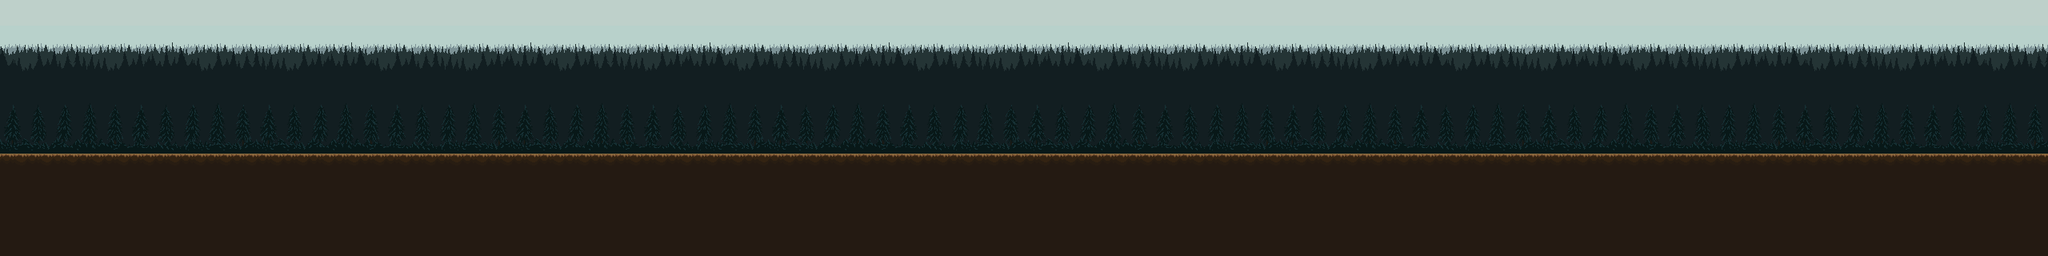

This game map was drawn from its Tiled (.tmx) file and the tilesets committed beside it. A one-line description and the full map source follow:
An orthogonal 80x10 tile map with 32x32 px tiles, 2 tile layers (Background, Main), 4 tilesets.

<map version="1.10" tiledversion="1.10.2" orientation="orthogonal" renderorder="right-down" width="80" height="10" tilewidth="32" tileheight="32" infinite="0" nextlayerid="3" nextobjectid="1">
 <tileset firstgid="1" source="Background.tsx" />
 <tileset firstgid="36" source="bgcolor.tsx" />
 <tileset firstgid="71" source="main.tsx" />
 <tileset firstgid="91" source="Textures&amp;trees.tsx" />
 <layer id="1" name="Background" width="80" height="10">
  <data encoding="csv">
40,41,42,36,37,38,39,40,41,42,36,37,38,39,40,41,42,36,37,38,39,40,41,42,36,37,38,39,40,41,42,36,37,38,39,40,41,42,36,37,38,39,40,41,42,36,37,38,39,40,41,42,36,37,38,39,40,41,42,36,37,38,39,40,41,42,36,37,38,39,40,41,42,36,37,38,39,40,41,42,
5,6,7,1,2,3,4,5,6,7,1,2,3,4,5,6,7,1,2,3,4,5,6,7,1,2,3,4,5,6,7,1,2,3,4,5,6,7,1,2,3,4,5,6,7,1,2,3,4,5,6,7,1,2,3,4,5,6,7,1,2,3,4,5,6,7,1,2,3,4,5,6,7,1,2,3,4,5,6,7,
12,13,14,8,9,10,11,12,13,14,8,9,10,11,12,13,14,8,9,10,11,12,13,14,8,9,10,11,12,13,14,8,9,10,11,12,13,14,8,9,10,11,12,13,14,8,9,10,11,12,13,14,8,9,10,11,12,13,14,8,9,10,11,12,13,14,8,9,10,11,12,13,14,8,9,10,11,12,13,14,
19,20,21,15,16,17,18,19,20,21,15,16,17,18,19,20,21,15,16,17,18,19,20,21,15,16,17,18,19,20,21,15,16,17,18,19,20,21,15,16,17,18,19,20,21,15,16,17,18,19,20,21,15,16,17,18,19,20,21,15,16,17,18,19,20,21,15,16,17,18,19,20,21,15,16,17,18,19,20,21,
26,27,28,22,23,24,25,26,27,28,22,23,24,25,26,27,28,22,23,24,25,26,27,28,22,23,24,25,26,27,28,22,23,24,25,26,27,28,22,23,24,25,26,27,28,22,23,24,25,26,27,28,22,23,24,25,26,27,28,22,23,24,25,26,27,28,22,23,24,25,26,27,28,22,23,24,25,26,27,28,
33,34,35,29,30,31,32,33,34,35,29,30,31,32,33,34,35,29,30,31,32,33,34,35,29,30,31,32,33,34,35,29,30,31,32,33,34,35,29,30,31,32,33,34,35,29,30,31,32,33,34,35,29,30,31,32,33,34,35,29,30,31,32,33,34,35,29,30,31,32,33,34,35,29,30,31,32,33,34,35,
0,0,0,0,0,0,0,0,0,0,0,0,0,0,0,0,0,0,0,0,0,0,0,0,0,0,0,0,0,0,0,0,0,0,0,0,0,0,0,0,0,0,0,0,0,0,0,0,0,0,0,0,0,0,0,0,0,0,0,0,0,0,0,0,0,0,0,0,0,0,0,0,0,0,0,0,0,0,0,0,
0,0,0,0,0,0,0,0,0,0,0,0,0,0,0,0,0,0,0,0,0,0,0,0,0,0,0,0,0,0,0,0,0,0,0,0,0,0,0,0,0,0,0,0,0,0,0,0,0,0,0,0,0,0,0,0,0,0,0,0,0,0,0,0,0,0,0,0,0,0,0,0,0,0,0,0,0,0,0,0,
0,0,0,0,0,0,0,0,0,0,0,0,0,0,0,0,0,0,0,0,0,0,0,0,0,0,0,0,0,0,0,0,0,0,0,0,0,0,0,0,0,0,0,0,0,0,0,0,0,0,0,0,0,0,0,0,0,0,0,0,0,0,0,0,0,0,0,0,0,0,0,0,0,0,0,0,0,0,0,0,
0,0,0,0,0,0,0,0,0,0,0,0,0,0,0,0,0,0,0,0,0,0,0,0,0,0,0,0,0,0,0,0,0,0,0,0,0,0,0,0,0,0,0,0,0,0,0,0,0,0,0,0,0,0,0,0,0,0,0,0,0,0,0,0,0,0,0,0,0,0,0,0,0,0,0,0,0,0,0,0
</data>
 </layer>
 <layer id="2" name="Main" width="80" height="10">
  <data encoding="csv">
0,0,0,0,0,0,0,0,0,0,0,0,0,0,0,0,0,0,0,0,0,0,0,0,0,0,0,0,0,0,0,0,0,0,0,0,0,0,0,0,0,0,0,0,0,0,0,0,0,0,0,0,0,0,0,0,0,0,0,0,0,0,0,0,0,0,0,0,0,0,0,0,0,0,0,0,0,0,0,0,
0,0,0,0,0,0,0,0,0,0,0,0,0,0,0,0,0,0,0,0,0,0,0,0,0,0,0,0,0,0,0,0,0,0,0,0,0,0,0,0,0,0,0,0,0,0,0,0,0,0,0,0,0,0,0,0,0,0,0,0,0,0,0,0,0,0,0,0,0,0,0,0,0,0,0,0,0,0,0,0,
0,0,0,0,0,0,0,0,0,0,0,0,0,0,0,0,0,0,0,0,0,0,0,0,0,0,0,0,0,0,0,0,0,0,0,0,0,0,0,0,0,0,0,0,0,0,0,0,0,0,0,0,0,0,0,0,0,0,0,0,0,0,0,0,0,0,0,0,0,0,0,0,0,0,0,0,0,0,0,0,
0,0,0,0,0,0,0,0,0,0,0,0,0,0,0,0,0,0,0,0,0,0,0,0,0,0,0,0,0,0,0,0,0,0,0,0,0,0,0,0,0,0,0,0,0,0,0,0,0,0,0,0,0,0,0,0,0,0,0,0,0,0,0,0,0,0,0,0,0,0,0,0,0,0,0,0,0,0,0,0,
71,72,73,74,75,76,77,78,79,80,71,72,73,74,75,76,77,78,79,80,71,72,73,74,75,76,77,78,79,80,71,72,73,74,75,76,77,78,79,80,71,72,73,74,75,76,77,78,79,80,71,72,73,74,75,76,77,78,79,80,71,72,73,74,75,76,77,78,79,80,71,72,73,74,75,76,77,78,79,80,
81,82,83,84,85,86,87,88,89,90,81,82,83,84,85,86,87,88,89,90,81,82,83,84,85,86,87,88,89,90,81,82,83,84,85,86,87,88,89,90,81,82,83,84,85,86,87,88,89,90,81,82,83,84,85,86,87,88,89,90,81,82,83,84,85,86,87,88,89,90,81,82,83,84,85,86,87,88,89,90,
133,133,133,133,133,133,133,133,133,133,133,133,133,133,133,133,133,133,133,133,133,133,133,133,133,133,133,133,133,133,133,133,133,133,133,133,133,133,133,133,133,133,133,133,133,133,133,133,133,133,133,133,133,133,133,133,133,133,133,133,133,133,133,133,133,133,133,133,133,133,133,133,133,133,133,133,133,133,133,133,
141,141,141,141,141,141,141,141,141,141,141,141,141,141,141,141,141,141,141,141,141,141,141,141,141,141,141,141,141,141,141,141,141,141,141,141,141,141,141,141,141,141,141,141,141,141,141,141,141,141,141,141,141,141,141,141,141,141,141,141,141,141,141,141,141,141,141,141,141,141,141,141,141,141,141,141,141,141,141,141,
141,141,141,141,141,141,141,141,141,141,141,141,141,141,141,141,141,141,141,141,141,141,141,141,141,141,141,141,141,141,141,141,141,141,141,141,141,141,141,141,141,141,141,141,141,141,141,141,141,141,141,141,141,141,141,141,141,141,141,141,141,141,141,141,141,141,141,141,141,141,141,141,141,141,141,141,141,141,141,141,
141,141,141,141,141,141,141,141,141,141,141,141,141,141,141,141,141,141,141,141,141,141,141,141,141,141,141,141,141,141,141,141,141,141,141,141,141,141,141,141,141,141,141,141,141,141,141,141,141,141,141,141,141,141,141,141,141,141,141,141,141,141,141,141,141,141,141,141,141,141,141,141,141,141,141,141,141,141,141,141
</data>
 </layer>
</map>
